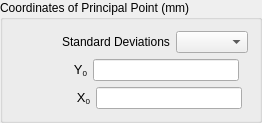
    <widget class="QGroupBox" name="groupBox_7">
     <property name="sizePolicy">
      <sizepolicy hsizetype="Preferred" vsizetype="Preferred">
       <horstretch>0</horstretch>
       <verstretch>0</verstretch>
      </sizepolicy>
     </property>
     <property name="contextMenuPolicy">
      <enum>Qt::DefaultContextMenu</enum>
     </property>
     <property name="title">
      <string>Coordinates of Principal Point (mm)</string>
     </property>
     <property name="checkable">
      <bool>false</bool>
     </property>
     <layout class="QVBoxLayout" name="verticalLayout_9">
      <item>
       <layout class="QHBoxLayout" name="horizontalLayout_46">
        <item>
         <spacer name="horizontalSpacer_4">
          <property name="orientation">
           <enum>Qt::Horizontal</enum>
          </property>
          <property name="sizeHint" stdset="0">
           <size>
            <width>40</width>
            <height>20</height>
           </size>
          </property>
         </spacer>
        </item>
        <item>
         <widget class="QLabel" name="label_16">
          <property name="text">
           <string>Standard Deviations</string>
          </property>
         </widget>
        </item>
        <item>
         <widget class="SigmaFormTypeSelector" name="principalSigmaSelector"/>
        </item>
       </layout>
      </item>
      <item>
       <layout class="QHBoxLayout" name="horizontalLayout_5" stretch="1,1">
        <item>
         <layout class="QVBoxLayout" name="verticalLayout_8">
          <item>
           <layout class="QHBoxLayout" name="horizontalLayout_4" stretch="0,1">
            <property name="sizeConstraint">
             <enum>QLayout::SetDefaultConstraint</enum>
            </property>
            <property name="leftMargin">
             <number>3</number>
            </property>
            <property name="rightMargin">
             <number>3</number>
            </property>
            <item>
             <widget class="QLabel" name="label_24">
              <property name="minimumSize">
               <size>
                <width>70</width>
                <height>0</height>
               </size>
              </property>
              <property name="text">
               <string>&lt;!DOCTYPE HTML PUBLIC &quot;-//W3C//DTD HTML 4.0//EN&quot; &quot;http://www.w3.org/TR/REC-html40/strict.dtd&quot;&gt;
&lt;html&gt;&lt;head&gt;&lt;meta name=&quot;qrichtext&quot; content=&quot;1&quot; /&gt;&lt;style type=&quot;text/css&quot;&gt;
p, li { white-space: pre-wrap; }
&lt;/style&gt;&lt;/head&gt;&lt;body style=&quot; font-family:'Sans'; font-size:10pt; font-weight:400; font-style:normal;&quot;&gt;
&lt;table style=&quot;-qt-table-type: root; margin-top:4px; margin-bottom:4px; margin-left:4px; margin-right:4px;&quot;&gt;
&lt;tr&gt;
&lt;td style=&quot;border: none;&quot;&gt;
&lt;p align=&quot;right&quot; style=&quot; margin-top:0px; margin-bottom:0px; margin-left:0px; margin-right:0px; -qt-block-indent:0; text-indent:0px;&quot;&gt;Y&lt;span style=&quot; vertical-align:sub;&quot;&gt;0&lt;/span&gt;&lt;/p&gt;&lt;/td&gt;&lt;/tr&gt;&lt;/table&gt;&lt;/body&gt;&lt;/html&gt;</string>
              </property>
             </widget>
            </item>
            <item>
             <widget class="QLineEdit" name="principalY0LineEdit">
              <property name="minimumSize">
               <size>
                <width>146</width>
                <height>0</height>
               </size>
              </property>
              <property name="maximumSize">
               <size>
                <width>100</width>
                <height>16777215</height>
               </size>
              </property>
             </widget>
            </item>
           </layout>
          </item>
          <item>
           <layout class="QHBoxLayout" name="horizontalLayout_6" stretch="0,1">
            <item>
             <widget class="QLabel" name="label_22">
              <property name="sizePolicy">
               <sizepolicy hsizetype="Preferred" vsizetype="Preferred">
                <horstretch>0</horstretch>
                <verstretch>0</verstretch>
               </sizepolicy>
              </property>
              <property name="minimumSize">
               <size>
                <width>70</width>
                <height>0</height>
               </size>
              </property>
              <property name="text">
               <string>&lt;!DOCTYPE HTML PUBLIC &quot;-//W3C//DTD HTML 4.0//EN&quot; &quot;http://www.w3.org/TR/REC-html40/strict.dtd&quot;&gt;
&lt;html&gt;&lt;head&gt;&lt;meta name=&quot;qrichtext&quot; content=&quot;1&quot; /&gt;&lt;style type=&quot;text/css&quot;&gt;
p, li { white-space: pre-wrap; }
&lt;/style&gt;&lt;/head&gt;&lt;body style=&quot; font-family:'Sans'; font-size:10pt; font-weight:400; font-style:normal;&quot;&gt;
&lt;table style=&quot;-qt-table-type: root; margin-top:4px; margin-bottom:4px; margin-left:4px; margin-right:4px;&quot;&gt;
&lt;tr&gt;
&lt;td style=&quot;border: none;&quot;&gt;
&lt;p align=&quot;right&quot; style=&quot; margin-top:0px; margin-bottom:0px; margin-left:0px; margin-right:0px; -qt-block-indent:0; text-indent:0px;&quot;&gt;&lt;span style=&quot; font-family:'MS Shell Dlg 2';&quot;&gt;X&lt;/span&gt;&lt;span style=&quot; font-family:'MS Shell Dlg 2'; vertical-align:sub;&quot;&gt;0&lt;/span&gt;&lt;/p&gt;&lt;/td&gt;&lt;/tr&gt;&lt;/table&gt;&lt;/body&gt;&lt;/html&gt;</string>
              </property>
             </widget>
            </item>
            <item>
             <widget class="QLineEdit" name="principalX0LineEdit">
              <property name="minimumSize">
               <size>
                <width>146</width>
                <height>0</height>
               </size>
              </property>
              <property name="maximumSize">
               <size>
                <width>100</width>
                <height>16777215</height>
               </size>
              </property>
             </widget>
            </item>
           </layout>
          </item>
         </layout>
        </item>
        <item>
         <widget class="SigmaFormContent" name="principalSigmaContent">
          <property name="frameShape">
           <enum>QFrame::NoFrame</enum>
          </property>
          <property name="frameShadow">
           <enum>QFrame::Raised</enum>
          </property>
          <property name="lineWidth">
           <number>0</number>
          </property>
         </widget>
        </item>
       </layout>
      </item>
     </layout>
    </widget>
